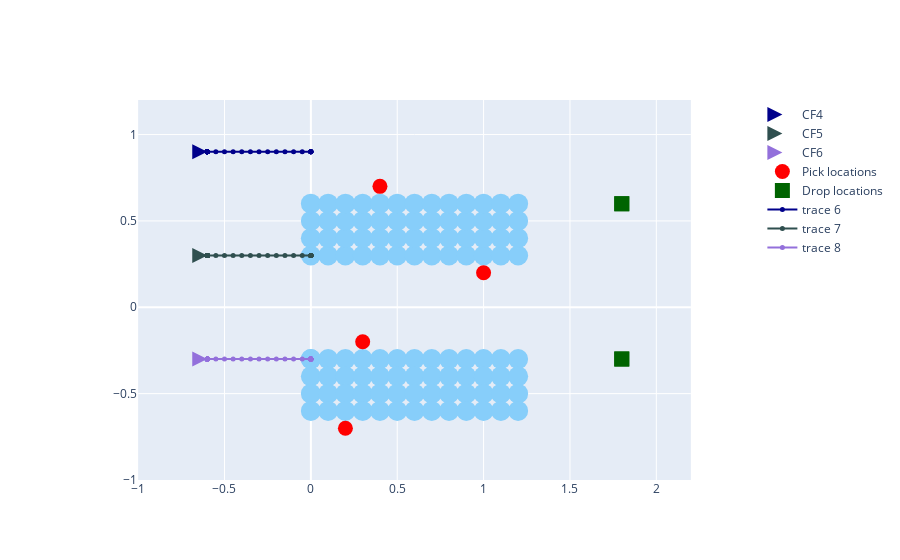
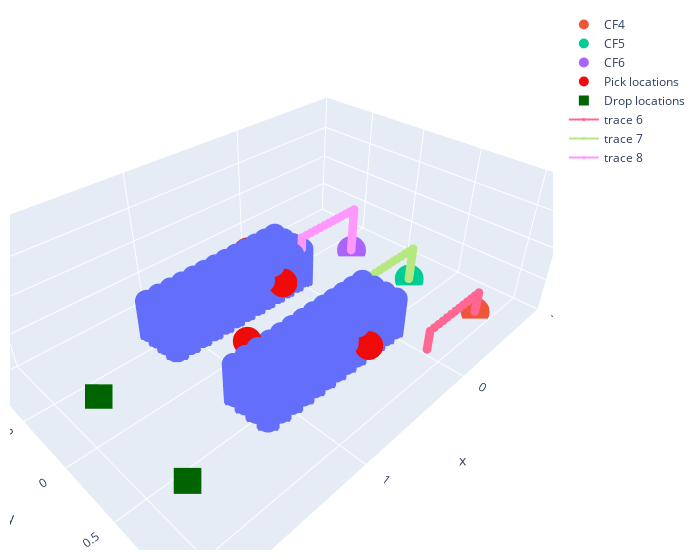

Notebook source saved alongside these figures, in order:
### Markdown cell above
##### 5.B. Run main loop

### Code cell
time_lapse = 0
flight_duration = 3

# initialize and take off all agents
for agent in agent_list.values():
    agent.initialize_agent()

time.sleep(3)

# while True:
while time_lapse < flight_duration: #secs

    for agent in agent_list.values():

        agent.control_method = agent_nav(agent)
        
        # print out current position of each agent
        x, y, z = agent.get_pos().x, agent.get_pos().y, agent.get_pos().z
        print(f'Agent [{agent._id}]: t = {time_lapse} -> [x, y, z] = [{x:0.3f}, {y:0.3f}, {z:0.3f}]')
        
    print('------------------------------------')    

    # keep track of time lapsed
    time_lapse += time_delta

    time.sleep(time_delta) 

# land all agents
for agent in agent_list.values():
    agent.land()

# plot the agent trajectory
sim.update_plot()
